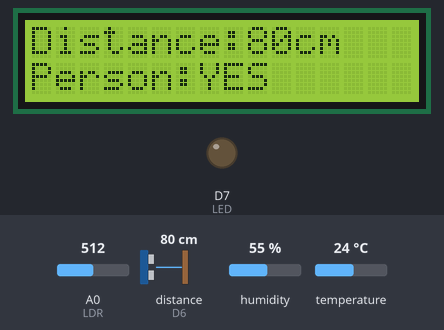
A sketch run on a simulated ESP8266 (NodeMCU). Shown: 16×2 character LCD, output pins drawn as LEDs (lit = HIGH). Wiring (inferred from the names in the program): ultrasonic range finder: trigger D5; echo D6. Inputs (shaded band) come from the test bench; at power-on: A0 (LDR) = 512, distance to the obstacle (sensor on D6) 80 cm, humidity 55 %, temperature 24 °C. The echo pulse lasts 58.3 µs per cm; pins used as bus, display or sensor lines are not drawn; what the sketch prints to the serial monitor is not drawn.

Above: at 5.7 s.
5.8 s: A0 (LDR) set to 165
At 9.5 s:
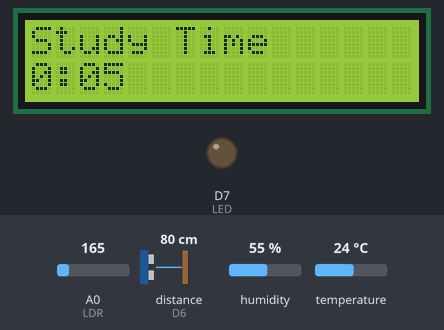
14.4 s: A0 (LDR) set to 141
At 17.5 s:
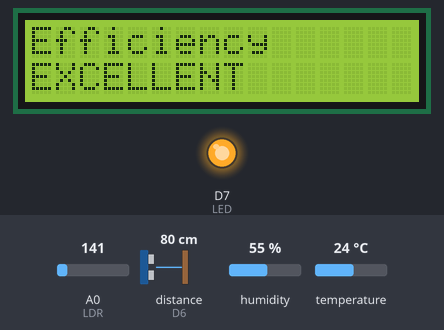
21.9 s: distance to the obstacle (sensor on D6) set to 120 cm
At 30.2 s:
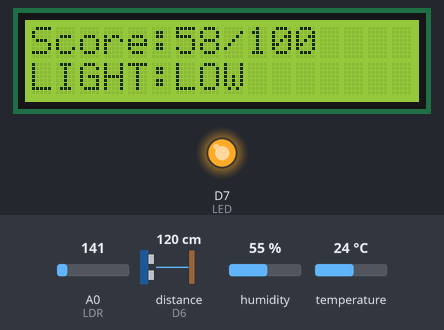
30.5 s: humidity set to 22 %
At 35.8 s:
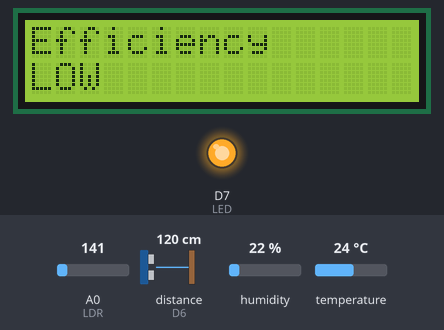
39.1 s: A0 (LDR) set to 238
At 47.5 s:
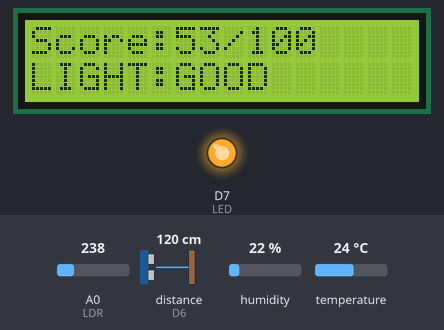
47.7 s: A0 (LDR) set to 261
At 51.2 s:
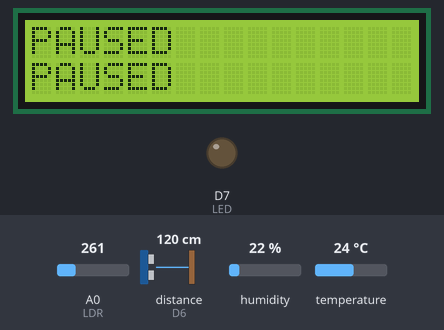
Timing chart, 0 to 52.7 s (numbered marks = the images above; inputs shaded):
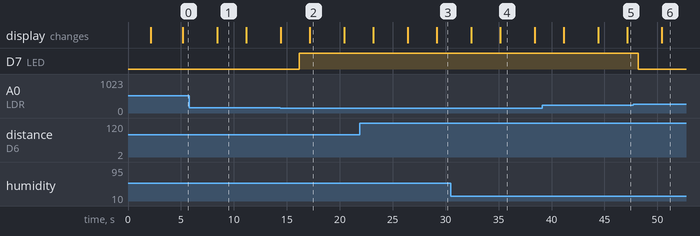

Measured:
- the behaviour switches between 150 and 149 on A0 (LDR) (found by bisection; images 1 and 2)
- the behaviour switches between 250 and 251 on A0 (LDR) (found by bisection; images 5 and 6)
- after the input at 14.4 s, D7 (LED): LOW → HIGH after 1.8 s
- after the input at 21.9 s, the display: first changes after 1.3 s (image 3 shows a later state)
- after the input at 30.5 s, the display: first differs from a run without the input after 4.7 s (image 4)
- after the input at 39.1 s, the display: first differs from a run without the input after 8.1 s (image 5)
- after the input at 47.7 s, D7 (LED): HIGH → LOW after 0.47 s

The sketch:

Smart_Study_Environment.ino
```cpp
#include <Wire.h>
#include <LiquidCrystal_I2C.h>
#include <DHT.h>
#define DHTPIN D4
#define DHTTYPE DHT11
#define TRIG D5
#define ECHO D6
#define LED D7
#define LDR A0
DHT dht(DHTPIN, DHTTYPE);
LiquidCrystal_I2C lcd(0x27, 16, 2);
float temp = 0, hum = 0, dist = -1;
int light = 0, score = 0, breaks = 0;
bool person = false;
unsigned long studyTime=0, breakTime=0, absentTime=0;
unsigned long lastSec=0, lastRead=0, lastLCD=0;
int page=0;
void readSensors(){
  float t=dht.readTemperature(), h=dht.readHumidity();
  if(!isnan(t)) temp=t;
  if(!isnan(h)) hum=h;
  light=analogRead(LDR);
  digitalWrite(TRIG,LOW);
  delayMicroseconds(2);
  digitalWrite(TRIG,HIGH);
  delayMicroseconds(10);
  digitalWrite(TRIG,LOW);
  long duration=pulseIn(ECHO,HIGH,30000);
  if(duration>0) dist=duration*0.0343/2;
  else dist=-1;
  person=(dist>=2 && dist<=100);
  if(light<150) digitalWrite(LED,HIGH);
  else if(light>250) digitalWrite(LED,LOW);
  int ts;
  if(temp>=20 && temp<=28) ts=25;
  else if((temp>=18 && temp<20)||(temp>28 && temp<=30)) ts=20;
  else if((temp>=15 && temp<18)||(temp>30 && temp<=33)) ts=10;
  else ts=5;
  int hs;
  if(hum>=40 && hum<=60) hs=25;
  else if((hum>=30 && hum<40)||(hum>60 && hum<=70)) hs=20;
  else if((hum>=20 && hum<30)||(hum>70 && hum<=80)) hs=10;
  else hs=5;
  int ls=(light>=500)?25:((light>=200)?18:8);
  score=ts+hs+ls+(person?25:0);
}
void updateTimer(){
  if(millis()-lastSec>=1000){
    lastSec=millis();
    if(person){ studyTime++; absentTime=0; }
    else { breakTime++; absentTime++; }
    if(absentTime==300) breaks++;
  }
}
String status(){
  if(person) return "STUDYING";
  if(absentTime>=300) return "BREAK";
  return "PAUSED";
}
String recommendation(){
  if(!person) return "PAUSED";
  if(studyTime>=2700) return "TAKE BREAK";
  if(score<60) return "IMPROVE ENV";
  return "KEEP STUDYING";
}
String efficiency(){
  int s=score;
  if(studyTime>=1800) s+=10;
  if(breaks>3) s-=10;
  if(s>=80) return "EXCELLENT";
  if(s>=65) return "GOOD";
  if(s>=50) return "AVERAGE";
  return "LOW";
}
void printTime(unsigned long sec){
  lcd.print(sec/60);
  lcd.print(":");
  if(sec%60<10) lcd.print("0");
  lcd.print(sec%60);
}
void showLCD(){
  lcd.clear();
  if(page==0){
    lcd.setCursor(0,0);
    lcd.print("T:"); lcd.print(temp,1); lcd.print("C H:"); lcd.print(hum,0);
    lcd.setCursor(0,1); lcd.print("Light:"); lcd.print(light);
  }
  else if(page==1){
    lcd.setCursor(0,0); lcd.print("Distance:");
    if(dist>=0) lcd.print(dist,0); else lcd.print("--");
    lcd.print("cm");
    lcd.setCursor(0,1); lcd.print("Person:"); lcd.print(person?"YES":"NO");
  }
  else if(page==2){
    lcd.setCursor(0,0); lcd.print("Study Time");
    lcd.setCursor(0,1); printTime(studyTime);
  }
  else if(page==3){
    lcd.setCursor(0,0); lcd.print("Score:"); lcd.print(score); lcd.print("/100");
    lcd.setCursor(0,1); lcd.print(light<200?"LIGHT:LOW":"LIGHT:GOOD");
  }
  else if(page==4){
    lcd.setCursor(0,0); lcd.print(status());
    lcd.setCursor(0,1); lcd.print(recommendation());
  }
  else{
    lcd.setCursor(0,0); lcd.print("Efficiency");
    lcd.setCursor(0,1); lcd.print(efficiency());
  }
}
void report(){
  Serial.println("\n----------------------");
  Serial.print("Temperature: "); Serial.print(temp); Serial.println(" C");
  Serial.print("Humidity: "); Serial.print(hum); Serial.println(" %");
  Serial.print("Light: "); Serial.println(light);
  Serial.print("Distance: ");
  if(dist>=0){Serial.print(dist);Serial.println(" cm");}
  else Serial.println("NO ECHO");
  Serial.print("Person: "); Serial.println(person?"YES":"NO");
  Serial.print("Study Time: "); Serial.print(studyTime/60);
Serial.print(" min "); Serial.print(studyTime%60); Serial.println(" sec");
  Serial.print("Break Time: "); Serial.print(breakTime/60);
  Serial.print(" min "); Serial.print(breakTime%60); Serial.println(" sec");
  Serial.print("Breaks: "); Serial.println(breaks);
  Serial.print("Environment Score: "); Serial.print(score); Serial.println("/100");
  Serial.print("Status: "); Serial.println(status());
  Serial.print("Recommendation: "); Serial.println(recommendation());
  Serial.print("Efficiency: "); Serial.println(efficiency());
  Serial.println("----------------------");
}
void setup(){
  Serial.begin(9600);
  dht.begin();
  pinMode(TRIG,OUTPUT);
  pinMode(ECHO,INPUT);
  pinMode(LED,OUTPUT);
  digitalWrite(LED,LOW);
  Wire.begin(D2,D1);
  lcd.init();
  lcd.backlight();
  lcd.clear();
  lcd.setCursor(0,0); lcd.print("SMART STUDY");
  lcd.setCursor(0,1); lcd.print("SYSTEM READY");
  delay(2000);
  readSensors();
  showLCD();
  lastSec=millis();
  lastRead=millis();
  lastLCD=millis();
}
void loop(){
  unsigned long now=millis();
  if(now-lastRead>=2000){
    lastRead=now;
    readSensors();
    report();
  }
  updateTimer();
  if(now-lastLCD>=3000){
    lastLCD=now;
    page++;
    if(page>5) page=0;
    showLCD();
  }
}
```
